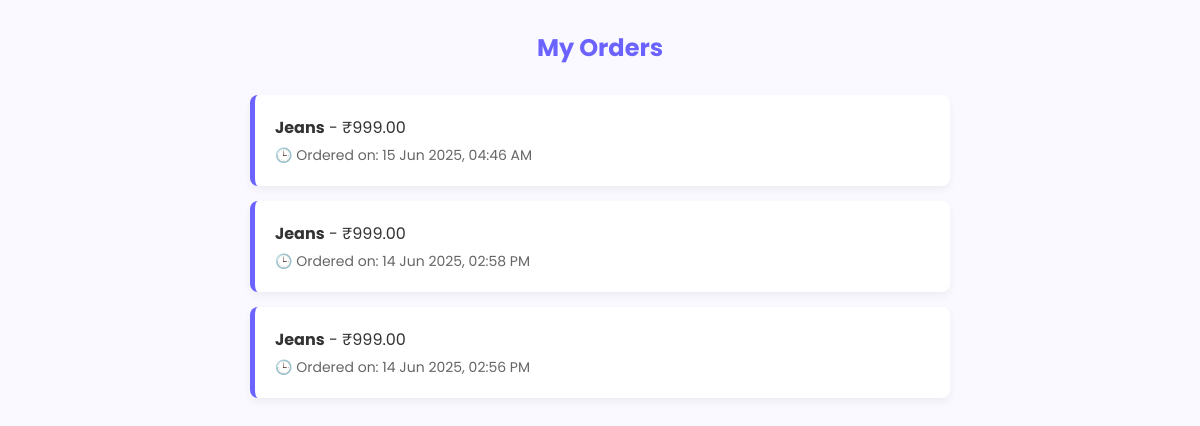
The app's page /my-orders/ (signed in) with its own data.
### store/models.py (models this page shows, shortened)
class Order(models.Model):
    user = models.ForeignKey(User, on_delete=models.CASCADE, null=True) # 👈 Add this
    product = models.ForeignKey(Product, on_delete=models.CASCADE)
    quantity = models.PositiveIntegerField(default=1)
    total_price = models.DecimalField(max_digits=10, decimal_places=2)
    customer_name = models.CharField(max_length=100, blank=True, null=True)
    customer_email = models.EmailField()
    address = models.TextField(default='')
    created_at = models.DateTimeField(auto_now_add=True)
    total_price = models.DecimalField(max_digits=10, decimal_places=2, default=0.0)

class Product(models.Model):
    name = models.CharField(max_length=100)
    price = models.DecimalField(max_digits=8, decimal_places=2)
    description = models.TextField(blank=True)
    image = models.ImageField(upload_to='products/', null=True, blank=True)

### store/views.py (the view)
# urls.py: path('my-orders/', views.my_orders_view, name='my_orders'),
@login_required
def my_orders_view(request):
    orders = Order.objects.filter(user=request.user).order_by('-created_at')
    return render(request, 'store/my_orders.html', {'orders': orders})

### store/templates/store/my_orders.html (shortened to what this page needs)
{% load static %}
<!DOCTYPE html>
<html>
<head>
</head>
<body>
  <h2>My Orders</h2>
  {% if orders %}
    <ul>
      {% for order in orders %}
        <li>
          <strong>{{ order.product.name }}</strong> - ₹{{ order.total_price }} <br>
          <span>🕒 Ordered on: {{ order.created_at|date:"d M Y, h:i A" }}</span>
        </li>
      {% endfor %}
    </ul>
  {% else %}
    <p>🛒 You have no orders yet.</p>
  {% endif %}
</body>
</html>

### store/templates/store/my_orders.html (style rules this page uses)
body { background-color: #f9f9ff; font-family: 'Poppins', sans-serif; margin: 0; padding: 0; color: #333; }
h2 { text-align: center; margin-top: 30px; color: #6c63ff; }
ul { list-style-type: none; padding: 0; max-width: 700px; margin: 30px auto; }
li { background: #fff; padding: 20px; margin-bottom: 15px; border-left: 5px solid #6c63ff; border-radius: 8px; box-shadow: 0 4px 8px rgba(0,0,0,0.05); }
li span { display: block; margin-top: 5px; font-size: 14px; color: #666; }

### records on screen
Order: product.name "Jeans", total_price "999.00", created_at "15 Jun 2025, 04:46 AM"
Order: product.name "Jeans", total_price "999.00", created_at "14 Jun 2025, 02:58 PM"
Order: product.name "Jeans", total_price "999.00", created_at "14 Jun 2025, 02:56 PM"
